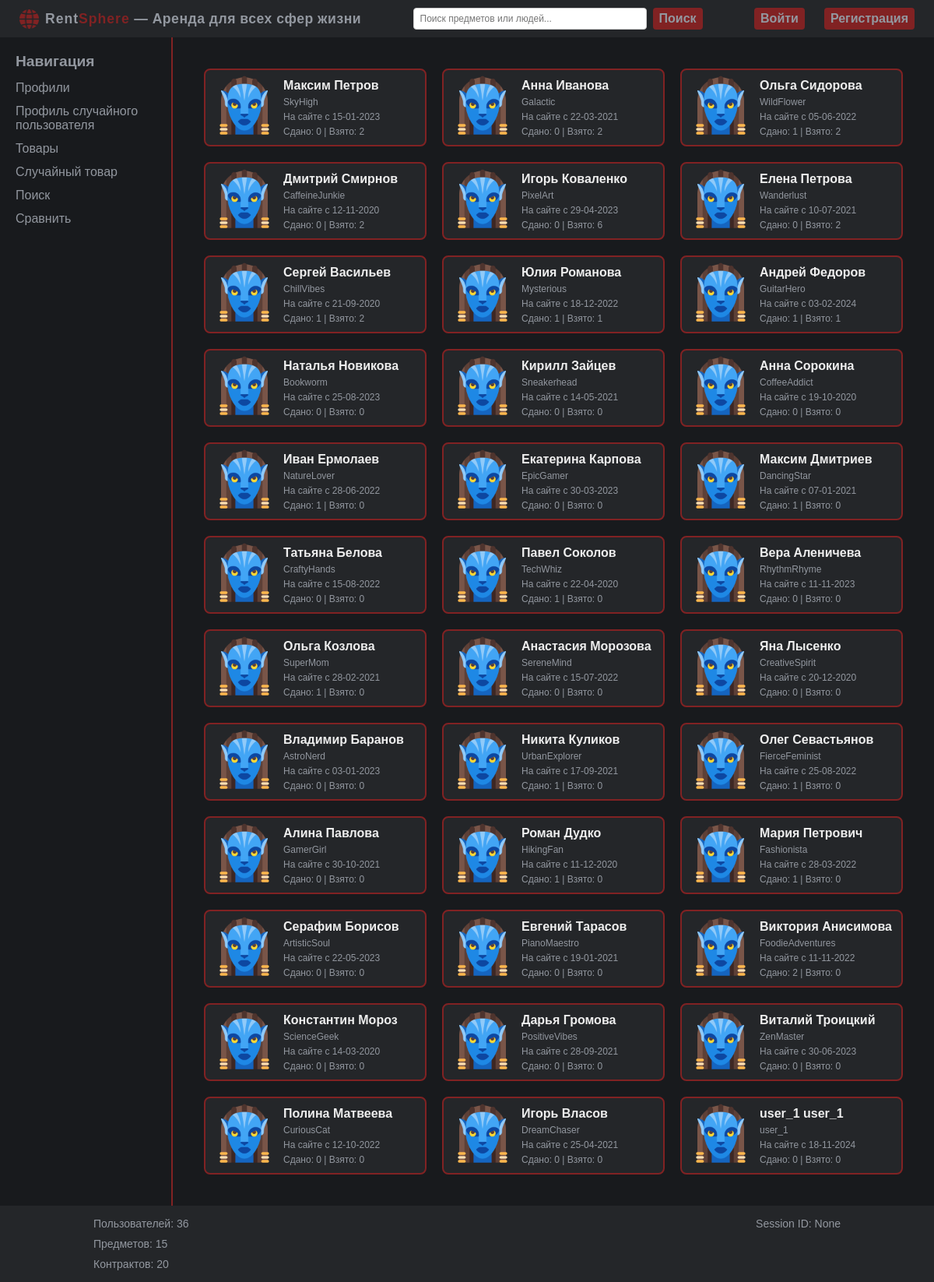
The page /profiles on the database its author committed.
### models.py (models this page shows, shortened)
class User(Base):
    __tablename__ = "users"
    id = Column(Integer, primary_key=True)
    login = Column(String(100), unique=True, nullable=False)
    password = Column(String(200), nullable=False)
    ipn = Column(Integer)
    first_name = Column(String(100))
    last_name = Column(String(100))
    phone_number = Column(String(20))
    email = Column(String(100), unique=True, nullable=False)
    avatar = Column(String(255))
    register_date = Column(Integer)
    compare_items = Column(types.JSON, default=[], nullable=True)
    items = relationship("Item", backref="owner_user")

### app.py (the view)
@app.route("/profiles", methods=["GET"])
def profiles():
    users = models.User.query.all()
    profile_card_data = []
    for user in users:
        items_rented = models.Contract.query.filter_by(owner_id=user.id).count()
        items_borrowed = models.Contract.query.filter_by(renter_id=user.id).count()
        profile_card_data.append({"id": user.id,
                                  "login": user.login,
                                  "first_name": user.first_name,
                                  "last_name": user.last_name,
                                  "avatar": user.avatar,
                                  "register_date": user.register_date,
                                  "items_rented": items_rented,
                                  "items_borrowed": items_borrowed})
    return render_template("profiles.html", users=profile_card_data)

### app.py (called while the page is built, shortened)
@app.teardown_request
def teardown_request(exceptions=None):
    db_session.remove()

@app.context_processor
def stats_data():
    session_id = session.get("user_id")
    users_total = models.User.query.count()
    items_total = models.Item.query.count()
    contracts_total = models.Contract.query.count()
    stats = {"users_total": users_total,
             "items_total": items_total,
             "contracts_total": contracts_total,
             "session_id": session_id}
    return dict(stats=stats)

@app.context_processor
def inject_user():
    user_id = session.get("user_id")
    user_data = {"id": None, "login": "Guest"}
    return {"current_user": user_data}

### templates/profiles.html (shortened to what this page needs)
{% extends 'base.html' %}
{% block content %}
    {% include 'profiles_list.html' %}
{% endblock %}

### templates/profiles_list.html
<div class="users-container">
    {% for user in users %}
    <a href="{{ url_for('profile', user_id=user.id) }}" class="user-card">
        <div class="user-avatar">
            <img src="{{ url_for('static', filename='images/default_avatar.png') }}" alt="Аватар">
        </div>
        <div class="user-short-details">
            <div class="user-name">{{ user.first_name }} {{ user.last_name }}</div>
            <div class="user-data">{{ user.login }}</div>
            <div class="user-data">На сайте с {{ user.register_date }}</div>
            <div class="user-data">Сдано: {{ user.items_rented }} | Взято: {{ user.items_borrowed }}</div>
        </div>
    </a>
    {% endfor %}
</div>

### static/css/styles.css (style rules this page uses)
body { background-color: #181A1D; color: #EEEEEE; margin: 0; font-family: Arial, sans-serif; }

### static/css/modules/profiles.css (style rules this page uses)
.users-container { display: grid; grid-template-columns: repeat(3, 1fr); gap: 20px; margin: 20px; max-width: 1000px; }
.user-card { display: flex; background-color: #242629; color: #EEEEEE; border-radius: 8px; padding: 10px; transition: background-color 0.3s; border: 2px solid #812223; align-items: center; height: 100px; text-decoration: none; box-sizing: border-box; }
.user-avatar { margin-right: 10px; }
.user-avatar img { width: 80px; height: 80px; border-radius: 15%; }
.user-short-details { display: flex; flex-direction: column; justify-content: center; }
.user-name { font-size: 16px; font-weight: bold; }
.user-data { color: #92979F; margin-top: 5px; font-size: 12px; }

### rows shown on the page
User: first_name "Максим", last_name "Петров", login "SkyHigh", register_date "15-01-2023", items_rented "0", items_borrowed "2"
User: first_name "Анна", last_name "Иванова", login "Galactic", register_date "22-03-2021", items_rented "0", items_borrowed "2"
User: first_name "Ольга", last_name "Сидорова", login "WildFlower", register_date "05-06-2022", items_rented "1", items_borrowed "2"
User: first_name "Дмитрий", last_name "Смирнов", login "CaffeineJunkie", register_date "12-11-2020", items_rented "0", items_borrowed "2"
User: first_name "Игорь", last_name "Коваленко", login "PixelArt", register_date "29-04-2023", items_rented "0", items_borrowed "6"
User: first_name "Елена", last_name "Петрова", login "Wanderlust", register_date "10-07-2021", items_rented "0", items_borrowed "2"
User: first_name "Сергей", last_name "Васильев", login "ChillVibes", register_date "21-09-2020", items_rented "1", items_borrowed "2"
User: first_name "Юлия", last_name "Романова", login "Mysterious", register_date "18-12-2022", items_rented "1", items_borrowed "1"
User: first_name "Андрей", last_name "Федоров", login "GuitarHero", register_date "03-02-2024", items_rented "1", items_borrowed "1"
User: first_name "Наталья", last_name "Новикова", login "Bookworm", register_date "25-08-2023", items_rented "0", items_borrowed "0"
User: first_name "Кирилл", last_name "Зайцев", login "Sneakerhead", register_date "14-05-2021", items_rented "0", items_borrowed "0"
User: first_name "Анна", last_name "Сорокина", login "CoffeeAddict", register_date "19-10-2020", items_rented "0", items_borrowed "0"
User: first_name "Иван", last_name "Ермолаев", login "NatureLover", register_date "28-06-2022", items_rented "1", items_borrowed "0"
User: first_name "Екатерина", last_name "Карпова", login "EpicGamer", register_date "30-03-2023", items_rented "0", items_borrowed "0"
User: first_name "Максим", last_name "Дмитриев", login "DancingStar", register_date "07-01-2021", items_rented "1", items_borrowed "0"
User: first_name "Татьяна", last_name "Белова", login "CraftyHands", register_date "15-08-2022", items_rented "0", items_borrowed "0"
User: first_name "Павел", last_name "Соколов", login "TechWhiz", register_date "22-04-2020", items_rented "1", items_borrowed "0"
User: first_name "Вера", last_name "Аленичева", login "RhythmRhyme", register_date "11-11-2023", items_rented "0", items_borrowed "0"
User: first_name "Ольга", last_name "Козлова", login "SuperMom", register_date "28-02-2021", items_rented "1", items_borrowed "0"
User: first_name "Анастасия", last_name "Морозова", login "SereneMind", register_date "15-07-2022", items_rented "0", items_borrowed "0"
User: first_name "Яна", last_name "Лысенко", login "CreativeSpirit", register_date "20-12-2020", items_rented "0", items_borrowed "0"
User: first_name "Владимир", last_name "Баранов", login "AstroNerd", register_date "03-01-2023", items_rented "0", items_borrowed "0"
User: first_name "Никита", last_name "Куликов", login "UrbanExplorer", register_date "17-09-2021", items_rented "1", items_borrowed "0"
User: first_name "Олег", last_name "Севастьянов", login "FierceFeminist", register_date "25-08-2022", items_rented "1", items_borrowed "0"
User: first_name "Алина", last_name "Павлова", login "GamerGirl", register_date "30-10-2021", items_rented "0", items_borrowed "0"
User: first_name "Роман", last_name "Дудко", login "HikingFan", register_date "11-12-2020", items_rented "1", items_borrowed "0"
User: first_name "Мария", last_name "Петрович", login "Fashionista", register_date "28-03-2022", items_rented "1", items_borrowed "0"
User: first_name "Серафим", last_name "Борисов", login "ArtisticSoul", register_date "22-05-2023", items_rented "0", items_borrowed "0"
User: first_name "Евгений", last_name "Тарасов", login "PianoMaestro", register_date "19-01-2021", items_rented "0", items_borrowed "0"
User: first_name "Виктория", last_name "Анисимова", login "FoodieAdventures", register_date "11-11-2022", items_rented "2", items_borrowed "0"
User: first_name "Константин", last_name "Мороз", login "ScienceGeek", register_date "14-03-2020", items_rented "0", items_borrowed "0"
User: first_name "Дарья", last_name "Громова", login "PositiveVibes", register_date "28-09-2021", items_rented "0", items_borrowed "0"
User: first_name "Виталий", last_name "Троицкий", login "ZenMaster", register_date "30-06-2023", items_rented "0", items_borrowed "0"
User: first_name "Полина", last_name "Матвеева", login "CuriousCat", register_date "12-10-2022", items_rented "0", items_borrowed "0"
User: first_name "Игорь", last_name "Власов", login "DreamChaser", register_date "25-04-2021", items_rented "0", items_borrowed "0"
User: first_name "user_1", last_name "user_1", login "user_1", register_date "18-11-2024", items_rented "0", items_borrowed "0"

### other values the page prints
{{ stats.users_total }} "36"
{{ stats.session_id }} "None"
{{ stats.items_total }} "15"
{{ stats.contracts_total }} "20"
